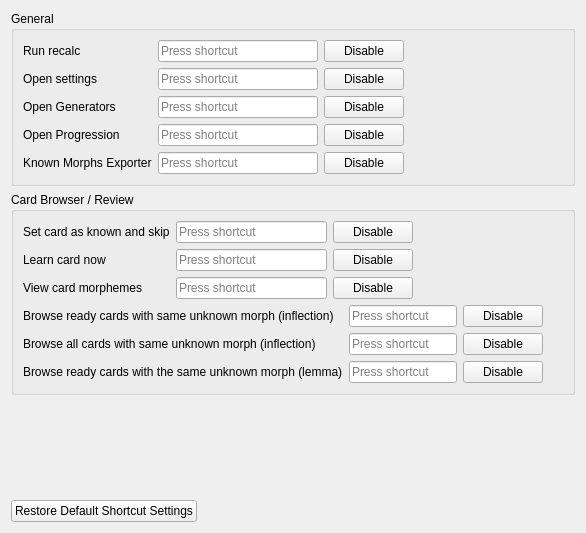
       <widget class="QWidget" name="shortcuts_tab">
        <property name="sizePolicy">
         <sizepolicy hsizetype="Preferred" vsizetype="Preferred">
          <horstretch>0</horstretch>
          <verstretch>0</verstretch>
         </sizepolicy>
        </property>
        <attribute name="title">
         <string>Shortcuts</string>
        </attribute>
        <layout class="QVBoxLayout" name="verticalLayout_49">
         <item>
          <widget class="QGroupBox" name="groupBox_12">
           <property name="title">
            <string>General</string>
           </property>
           <layout class="QVBoxLayout" name="verticalLayout_48">
            <item>
             <layout class="QHBoxLayout" name="horizontalLayout_21">
              <item>
               <layout class="QVBoxLayout" name="verticalLayout_16">
                <item>
                 <widget class="QLabel" name="label_14">
                  <property name="text">
                   <string>Run recalc</string>
                  </property>
                 </widget>
                </item>
                <item>
                 <widget class="QLabel" name="label_13">
                  <property name="text">
                   <string>Open settings</string>
                  </property>
                 </widget>
                </item>
                <item>
                 <widget class="QLabel" name="label_15">
                  <property name="text">
                   <string>Open Generators</string>
                  </property>
                 </widget>
                </item>
                <item>
                 <widget class="QLabel" name="label_34">
                  <property name="text">
                   <string>Open Progression</string>
                  </property>
                 </widget>
                </item>
                <item>
                 <widget class="QLabel" name="label_18">
                  <property name="text">
                   <string>Known Morphs Exporter</string>
                  </property>
                 </widget>
                </item>
               </layout>
              </item>
              <item>
               <layout class="QVBoxLayout" name="verticalLayout_15">
                <item>
                 <widget class="QKeySequenceEdit" name="shortcutRecalcKeySequenceEdit"/>
                </item>
                <item>
                 <widget class="QKeySequenceEdit" name="shortcutSettingsKeySequenceEdit"/>
                </item>
                <item>
                 <widget class="QKeySequenceEdit" name="shortcutGeneratorsKeySequenceEdit"/>
                </item>
                <item>
                 <widget class="QKeySequenceEdit" name="shortcutProgressionKeySequenceEdit"/>
                </item>
                <item>
                 <widget class="QKeySequenceEdit" name="shortcutKnownMorphsExporterKeySequenceEdit"/>
                </item>
               </layout>
              </item>
              <item>
               <layout class="QVBoxLayout" name="verticalLayout_4">
                <item>
                 <widget class="QPushButton" name="shortcutRecalcDisablePushButton">
                  <property name="text">
                   <string>Disable</string>
                  </property>
                 </widget>
                </item>
                <item>
                 <widget class="QPushButton" name="shortcutSettingsDisablePushButton">
                  <property name="text">
                   <string>Disable</string>
                  </property>
                 </widget>
                </item>
                <item>
                 <widget class="QPushButton" name="shortcutGeneratorsDisablePushButton">
                  <property name="text">
                   <string>Disable</string>
                  </property>
                 </widget>
                </item>
                <item>
                 <widget class="QPushButton" name="shortcutProgressionDisablePushButton">
                  <property name="text">
                   <string>Disable</string>
                  </property>
                 </widget>
                </item>
                <item>
                 <widget class="QPushButton" name="shortcutKnownMorphsExporterDisablePushButton">
                  <property name="text">
                   <string>Disable</string>
                  </property>
                 </widget>
                </item>
               </layout>
              </item>
              <item>
               <spacer name="horizontalSpacer_6">
                <property name="orientation">
                 <enum>Qt::Horizontal</enum>
                </property>
                <property name="sizeHint" stdset="0">
                 <size>
                  <width>40</width>
                  <height>20</height>
                 </size>
                </property>
               </spacer>
              </item>
             </layout>
            </item>
           </layout>
          </widget>
         </item>
         <item>
          <widget class="QGroupBox" name="groupBox_11">
           <property name="title">
            <string>Card Browser / Review</string>
           </property>
           <layout class="QVBoxLayout" name="verticalLayout_47">
            <item>
             <layout class="QHBoxLayout" name="horizontalLayout_5">
              <item>
               <layout class="QVBoxLayout" name="verticalLayout_24">
                <item>
                 <widget class="QLabel" name="label_10">
                  <property name="text">
                   <string>Set card as known and skip</string>
                  </property>
                 </widget>
                </item>
                <item>
                 <widget class="QLabel" name="label_11">
                  <property name="text">
                   <string>Learn card now</string>
                  </property>
                 </widget>
                </item>
                <item>
                 <widget class="QLabel" name="label_12">
                  <property name="text">
                   <string>View card morphemes</string>
                  </property>
                 </widget>
                </item>
               </layout>
              </item>
              <item>
               <layout class="QVBoxLayout" name="verticalLayout_25">
                <item>
                 <widget class="QKeySequenceEdit" name="shortcutKnownAndSkipKeySequenceEdit"/>
                </item>
                <item>
                 <widget class="QKeySequenceEdit" name="shortcutLearnNowKeySequenceEdit"/>
                </item>
                <item>
                 <widget class="QKeySequenceEdit" name="shortcutViewMorphsKeySequenceEdit"/>
                </item>
               </layout>
              </item>
              <item>
               <layout class="QVBoxLayout" name="verticalLayout_35">
                <item>
                 <widget class="QPushButton" name="shortcutKnownAndSkipDisablePushButton">
                  <property name="text">
                   <string>Disable</string>
                  </property>
                 </widget>
                </item>
                <item>
                 <widget class="QPushButton" name="shortcutLearnNowDisablePushButton">
                  <property name="text">
                   <string>Disable</string>
                  </property>
                 </widget>
                </item>
                <item>
                 <widget class="QPushButton" name="shortcutViewMorphsDisablePushButton">
                  <property name="text">
                   <string>Disable</string>
                  </property>
                 </widget>
                </item>
               </layout>
              </item>
              <item>
               <spacer name="horizontalSpacer_24">
                <property name="orientation">
                 <enum>Qt::Horizontal</enum>
                </property>
                <property name="sizeHint" stdset="0">
                 <size>
                  <width>40</width>
                  <height>20</height>
                 </size>
                </property>
               </spacer>
              </item>
             </layout>
            </item>
            <item>
             <layout class="QHBoxLayout" name="horizontalLayout_12">
              <item>
               <layout class="QVBoxLayout" name="verticalLayout_19">
                <item>
                 <widget class="QLabel" name="label_8">
                  <property name="text">
                   <string>Browse ready cards with same unknown morph (inflection)</string>
                  </property>
                 </widget>
                </item>
                <item>
                 <widget class="QLabel" name="label_9">
                  <property name="text">
                   <string>Browse all cards with same unknown morph (inflection)</string>
                  </property>
                 </widget>
                </item>
                <item>
                 <widget class="QLabel" name="label_19">
                  <property name="text">
                   <string>Browse ready cards with the same unknown morph (lemma)</string>
                  </property>
                 </widget>
                </item>
               </layout>
              </item>
              <item>
               <layout class="QVBoxLayout" name="verticalLayout_23">
                <item>
                 <widget class="QKeySequenceEdit" name="shortcutBrowseReadyKeySequenceEdit"/>
                </item>
                <item>
                 <widget class="QKeySequenceEdit" name="shortcutBrowseAllKeySequenceEdit"/>
                </item>
                <item>
                 <widget class="QKeySequenceEdit" name="shortcutBrowseReadyLemmaKeySequenceEdit"/>
                </item>
               </layout>
              </item>
              <item>
               <layout class="QVBoxLayout" name="verticalLayout_22">
                <item>
                 <widget class="QPushButton" name="shortcutBrowseReadyDisablePushButton">
                  <property name="text">
                   <string>Disable</string>
                  </property>
                 </widget>
                </item>
                <item>
                 <widget class="QPushButton" name="shortcutBrowseAllDisablePushButton">
                  <property name="text">
                   <string>Disable</string>
                  </property>
                 </widget>
                </item>
                <item>
                 <widget class="QPushButton" name="shortcutBrowseReadyLemmaDisablePushButton">
                  <property name="text">
                   <string>Disable</string>
                  </property>
                 </widget>
                </item>
               </layout>
              </item>
              <item>
               <spacer name="horizontalSpacer_9">
                <property name="orientation">
                 <enum>Qt::Horizontal</enum>
                </property>
                <property name="sizeHint" stdset="0">
                 <size>
                  <width>20</width>
                  <height>20</height>
                 </size>
                </property>
               </spacer>
              </item>
             </layout>
            </item>
           </layout>
          </widget>
         </item>
         <item>
          <spacer name="verticalSpacer_3">
           <property name="orientation">
            <enum>Qt::Vertical</enum>
           </property>
           <property name="sizeHint" stdset="0">
            <size>
             <width>20</width>
             <height>89</height>
            </size>
           </property>
          </spacer>
         </item>
         <item>
          <layout class="QHBoxLayout" name="horizontalLayout_10">
           <property name="topMargin">
            <number>10</number>
           </property>
           <item>
            <widget class="QPushButton" name="restoreShortcutsPushButton">
             <property name="text">
              <string>Restore Default Shortcut Settings</string>
             </property>
            </widget>
           </item>
           <item>
            <spacer name="horizontalSpacer_11">
             <property name="orientation">
              <enum>Qt::Horizontal</enum>
             </property>
             <property name="sizeHint" stdset="0">
              <size>
               <width>40</width>
               <height>20</height>
              </size>
             </property>
            </spacer>
           </item>
          </layout>
         </item>
        </layout>
       </widget>
